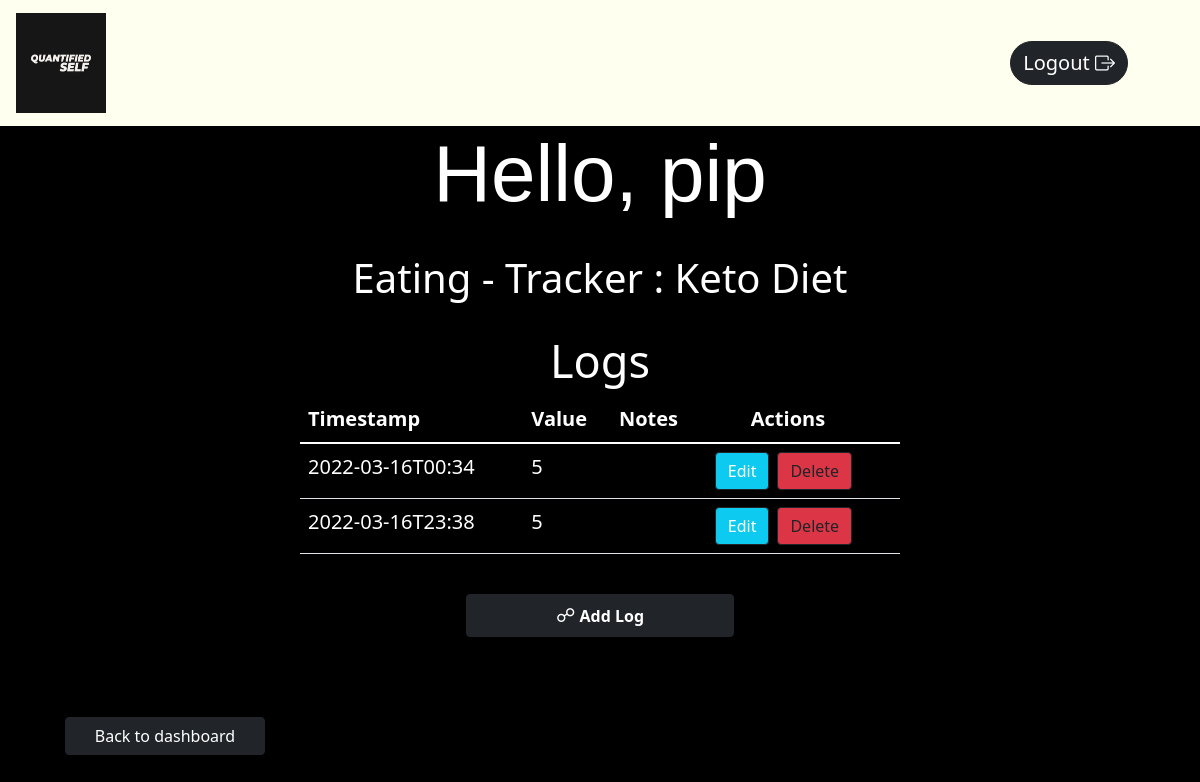
Before: /logs/6 with the older database file.
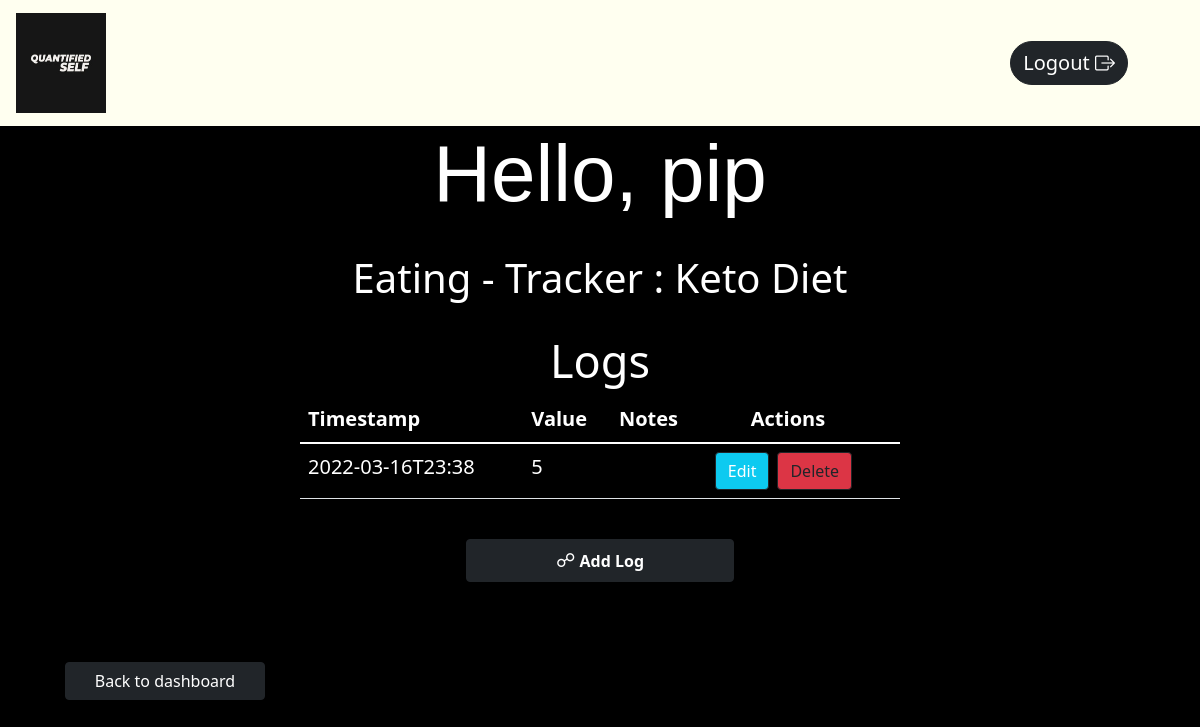
After: the same page with the newer database file.
### app.py (models this page shows, shortened)
class User(db.Model, UserMixin):
    __tablename__ = 'user'
    user_id = db.Column(db.Integer, primary_key=True, autoincrement=True)
    username = db.Column(db.String, nullable=False, unique=True)
    password = db.Column(db.String, nullable=False)
    trackers = db.relationship("Tracker")

class Tracker(db.Model):
    __tablename__ = 'tracker'
    tracker_id = db.Column(db.Integer, primary_key=True, autoincrement=True)
    user_id = db.Column(db.Integer, db.ForeignKey("user.user_id"), nullable=False)
    tracker_name = db.Column(db.String, nullable=False)
    description = db.Column(db.String, nullable=False)
    tracker_type = db.Column(db.String, nullable=False)
    options = db.Column(db.String, nullable=True, default=None)
    logs = db.relationship('Log')

class Log(db.Model):
    __tablename__ = 'logger'
    logger_id = db.Column(db.Integer, autoincrement=True, primary_key=True)
    tracker_id = db.Column(db.Integer, db.ForeignKey("tracker.tracker_id"), nullable=False)
    log_value = db.Column(db.String, nullable=False)
    comments = db.Column(db.String, nullable=True)
    timestamp = db.Column(db.String, nullable=False, default=datetime.now())

### app.py (the view, shortened to what this page needs)
@app.route("/logs/<int:tid>", methods=["GET", "POST"])
def logs(tid):
    track = Tracker.query.filter_by(tracker_id=tid).first()
    trackers=User.query.filter_by(user_id=track.user_id).first()
    if request.method == "GET":
        loggers=Log.query.filter_by(tracker_id=tid).all()
        return render_template("logs.html", track=track,c=trackers, d=trackers.trackers, loggers=loggers)
    loggers=Log.query.filter_by(tracker_id=tid).all()
    return render_template("logs.html", track=track,c=trackers, loggers=loggers)

### templates/logs.html (shortened to what this page needs)
<!DOCTYPE html>
<html lang="en">
<head>
    <link href="https://cdn.jsdelivr.net/npm/bootstrap@5.1.3/dist/css/bootstrap.min.css" rel="stylesheet"
>
        <link rel="stylesheet" href="https://cdn.jsdelivr.net/npm/bootstrap-icons@1.8.1/font/bootstrap-icons.css">
    <link rel="stylesheet" type="text/css" href="{{ url_for('static' ,filename='style.css') }}">
</head>
<body class="bg-Logs">
    <nav class="navbar navbar-light ">
        <div class="container mx-1 ">
            <a class="navbar-brand" style="font-size: 30px;" href="/dashboard/{{c.user_id}}">
                <img src="{{ url_for('static' ,filename='QS logo.png') }}" alt="" width="90" height="100"
                    class="d-inline-block align-text-middle">
            </a>
            <a class="btn btn-dark btn-block mx-1" style="font-size:20px; border-radius: 25px;" href="/logout">Logout <i class="bi bi-box-arrow-right"></i></a>
        </div>
    </nav>
    <div class="log-centre">
        <h1 class=" display-4 mx-5"
        style="font-family: 'Franklin Gothic Medium', 'Arial Narrow', Arial, sans-serif; font-size: 80px;"> Hello,
        {{c.username}}</h1>
    <br>
        <h1 class="mx-5">{{track['tracker_name']}} - Tracker : {{track['description']}}</h1>
        <br>
        <h1 class="mx-5" style="font-size: 45px;">Logs</h1>
    </div>
    <table class="container table table table-striped table-hover " style="width:50%; ">
        <thead class="logs-color">
            <tr style="font-size: 20px;">
                <th scope="col">Timestamp</th>
                <th scope="col">Value</th>
                <th scope="col">Notes</th>
                <th scope="col" style="position: relative; left:40px;">Actions</th>
            </tr>
        </thead>
        <tbody class="logs-color">
            {% for i in loggers %}
            <tr style="font-size: 20px;">
                <td scope="col">{{i.timestamp}}</td>
                <td scope="col">{{i.log_value}}</td>
                <td scope="col">{{i.comments}}</td>
                <td scope="col"><a href="/update_log/{{i.tracker_id}}" type="button" class="btn btn-outline-dark btn-info mx-1 logs-color">Edit</button>
                        <a href="/delete_log/{{i.logger_id}}" type="button" class="btn btn-outline-dark btn-danger mx-1">Delete</button>
                </td>
            </tr>
            {% endfor %}
        </tbody>
    </table><br>
    <div
        class="d-grid gap-2 col-3 mx-auto">
        <button type="submit" class="btn btn-dark btn-block mx-3" data-bs-toggle="modal" data-bs-target="#logModal">
            <span style="font-size:120%;color:white;">&#9741;</span> <b> Add Log
            </b> </button>
    </div>
    <a href="/dashboard/{{track['user_id']}}" class="container btn btn-dark col-2"
        style="position: relative; bottom: -80px; left: 65px;">  Back to dashboard</a>
</body>
</html>

### static/style.css (style rules this page uses)
.bg-Logs { background: #000000; background: -webkit-linear-gradient(to right, #000000, #000000); background: linear-gradient(to right, #000000, #000000); }
h1 { color: white; font-family: unset; }
.navbar { background: ivory; }
.log-centre { display: flex; justify-content: center; flex-direction: column; align-items: center; }
.logs-color { color: white !important; }
.logs-color td { color: white !important; }

Changed rows visible on the page:
removed Log: timestamp "2022-03-16T00:34", log_value "5"
